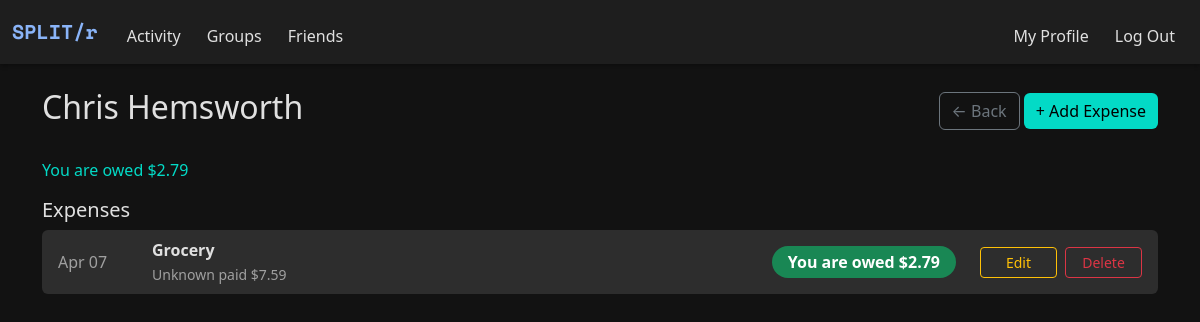
Page /friend/4 (signed in) on the committed database.
### models.py (models this page shows, shortened)
class User(db.Model):
    __tablename__ = "users"
    id = db.Column(db.Integer, primary_key=True)
    name = db.Column(db.String(100), nullable=False)
    username = db.Column(db.String(50), unique=True, nullable=False)
    password = db.Column(db.String(200), nullable=False)
    expenses_paid = db.relationship(
        "Expense",
        backref="payer",
        foreign_keys="Expense.paid_by_id",
        )
    splits = db.relationship(
        "ExpenseSplit",
        backref="user",
        foreign_keys="ExpenseSplit.user_id",
        )

class Expense(db.Model):
    __tablename__ = "expenses"
    id = db.Column(db.Integer, primary_key=True)
    description = db.Column(db.String(120))
    amount = db.Column(db.Float)
    paid_by_id = db.Column(db.Integer, db.ForeignKey("users.id"))
    group_id = db.Column(db.Integer, db.ForeignKey("groups.id"), nullable=True)
    timestamp = db.Column(db.DateTime, default=datetime.now)
    splits = db.relationship("ExpenseSplit", backref="expense", lazy=True)

class ExpenseSplit(db.Model):
    __tablename__ = "expense_split"
    id = db.Column(db.Integer, primary_key=True)
    expense_id = db.Column(db.Integer, db.ForeignKey("expenses.id"))
    user_id = db.Column(db.Integer, db.ForeignKey("users.id"))
    amount = db.Column(db.Float)

### app.py (the view)
@app.route('/friend/<int:group_id>')
@login_required
def friend_page(group_id):
    group = Group.query.get_or_404(group_id)
    current_user_id = session.get("user_id")
    if not group.user_is_member(current_user_id) or not group.is_friend_group:
        flash("You do not have access to this friend view.", "danger")
        return redirect("/friends")
    expenses = group.get_group_expenses()
    balance = group.get_user_balance(current_user_id)
    friend = next(user for user in group.users if user.id != current_user_id)
    return render_template(
        "friend.html",
        group=group,
        friend=friend,
        expenses=expenses,
        balance=balance
    )

### helper.py (called while the page is built)
def login_required(f):
    @wraps(f)
    def decorated_function(*args, **kwargs):
        if "user_id" not in session:
            flash("You must be logged in to view this page.", "danger")
            return redirect("/login")
        return f(*args, **kwargs)
    return decorated_function

def currency(amount, currency_code=None):
    symbols = {
        "USD": "$",
        "EUR": "€",
        "INR": "₹",
        "GBP": "£",
        "JPY": "¥",
    }
    currency_code = (currency_code or
                     current_app.config.get("DEFAULT_CURRENCY", "USD")).upper()
    symbol = symbols.get(currency_code, "")
    return f"{symbol}{amount:,.2f}"

### models.py (called while the page is built)
    def user_is_member(self, user_id):
        return any(user.id == user_id for user in self.users)

    def get_group_expenses(self):
        return (
            Expense.query.filter_by(group_id=self.id)
            .order_by(Expense.timestamp.desc())
            .all()
        )

    def get_user_balance(self, user_id):
        balance = 0.0
        for expense in self.expenses:
            for split in expense.splits:
                if split.user_id == user_id:
                    balance -= split.amount
            if expense.paid_by_id == user_id:
                balance += expense.amount
        return balance

### templates/friend.html (shortened to what this page needs)
{% extends "layout.html" %}
{% block main %}
<div class="container py-4">
    <div class="d-flex justify-content-between align-items-center mb-4">
        <h2>{{ friend.name }}</h2>
        <div>
            <a href="/friends" class="btn btn-outline-secondary">← Back</a>
            <a href="{{ url_for('add_group_expense', group_id=group.id) }}" class="btn btn-success">+ Add Expense</a>
        </div>
    </div>
    {% if balance < 0 %}
        <p class="text-danger-custom">You owe {{ currency(-balance) }}</p>
    {% elif balance > 0 %}
        <p class="text-success-custom">You are owed {{ currency(balance) }}</p>
    {% else %}
        <p class="text-secondary-custom">All settled up with {{ friend.name }}!</p>
    {% endif %}
    {% include "expense_list.html" %}
</div>
{% endblock %}

### templates/expense_list.html
<h5>Expenses</h5>
{% if expenses %}
    <ul class="list-unstyled">
        {% for expense in expenses %}
            {% set is_payer = expense.paid_by_id == session["user_id"] %}
            {% set user_split = expense.splits | selectattr("user_id", "equalto", session["user_id"]) | list %}
            {% set you_owe = user_split[0].amount if user_split else 0 %}
            {% set payer_name = expense.paid_by.name if expense.paid_by else "Unknown" %}
            <li class="mb-2 px-3 py-2 rounded" style="background-color: var(--dark-tertiary);">
                <div class="d-flex align-items-center justify-content-between flex-wrap gap-2">
                    <div class="text-muted-custom me-3" style="min-width: 70px; white-space: nowrap;">
                        {{ expense.timestamp.strftime('%b %d') }}
                    </div>
                    <div class="flex-grow-1 me-3">
                        <strong>{{ expense.description }}</strong><br>
                        <small class="text-muted-custom">{{ payer_name }} paid {{ currency(expense.amount) }}</small>
                    </div>
                    <div class="text-center me-3" style="white-space: nowrap;">
                        {% if is_payer %}
                            <span class="badge bg-success rounded-pill px-3 py-2 fs-6">You are owed {{ currency(expense.amount - you_owe) }}</span>
                        {% else %}
                            <span class="badge bg-danger rounded-pill px-3 py-2 fs-6">You owe {{ currency(you_owe) }}</span>
                        {% endif %}
                    </div>
                    <div class="row gx-2" style="min-width: 170px;">
                        <div class="col">
                            <a href="{{ url_for('edit_group_expense', group_id=group.id, expense_id=expense.id) }}"
                               class="btn btn-outline-warning btn-sm w-100">Edit</a>
                        </div>
                        <div class="col">
                            <form action="{{ url_for('delete_group_expense', group_id=group.id, expense_id=expense.id) }}"
                                  method="POST" onsubmit="return confirm('Delete this expense?');">
                                <button type="submit" class="btn btn-outline-danger btn-sm w-100">Delete</button>
                            </form>
                        </div>
                    </div>
                </div>
            </li>
        {% endfor %}
    </ul>
{% else %}
    <p class="text-muted-custom">No expenses added yet.</p>
{% endif %}

### static/style.css (style rules this page uses)
:root { --dark-bg: #121212; --dark-secondary: #1e1e1e; --dark-tertiary: #2d2d2d; --text-primary: #e0e0e0; --text-secondary: #a0a0a0; --accent-color: #8ab4f8; --danger-color: #cf6679; --success-color: #03dac6; }
html, body { height: 100%; margin: 0; padding: 0; background-color: var(--dark-bg); color: var(--text-primary); display: flex; flex-direction: column; }
body { background-color: var(--dark-bg); color: var(--text-primary); min-height: 100vh; display: flex; flex-direction: column; }
.text-success-custom { color: var(--success-color) !important; }
.text-muted-custom { color: var(--text-secondary) !important; }
.btn-primary, .btn-danger, .btn-success { border: none; }
.btn-success { background-color: var(--success-color); color: #000; }

### rows in the picture
User: name "Chris Hemsworth"
Expense: timestamp "Apr 07", description "Grocery", payer_name "Unknown", amount "$7.59", currency(expense.amount-you_owe) "$2.79"

### other values in the picture
{{ currency(balance) }} "$2.79"
